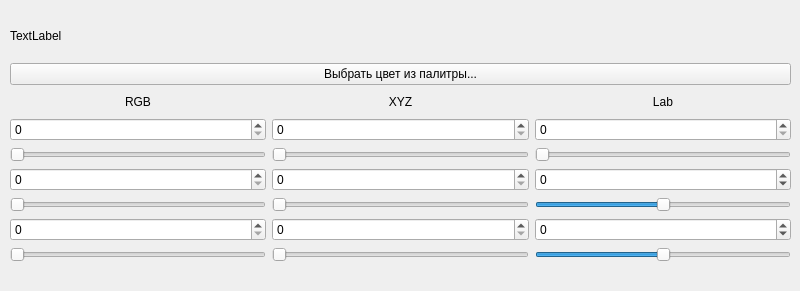
<?xml version="1.0" encoding="UTF-8"?>
<ui version="4.0">
 <class>rgbxyzlab</class>
 <widget class="QWidget" name="rgbxyzlab">
  <property name="geometry">
   <rect>
    <x>0</x>
    <y>0</y>
    <width>800</width>
    <height>291</height>
   </rect>
  </property>
  <property name="windowTitle">
   <string>rgbxyzlab</string>
  </property>
  <widget class="QLabel" name="label">
   <property name="geometry">
    <rect>
     <x>10</x>
     <y>10</y>
     <width>781</width>
     <height>51</height>
    </rect>
   </property>
   <property name="autoFillBackground">
    <bool>false</bool>
   </property>
   <property name="text">
    <string>TextLabel</string>
   </property>
  </widget>
  <widget class="QWidget" name="gridLayoutWidget">
   <property name="geometry">
    <rect>
     <x>10</x>
     <y>63</y>
     <width>781</width>
     <height>226</height>
    </rect>
   </property>
   <layout class="QGridLayout" name="gridLayout">
    <item row="3" column="0">
     <widget class="QSlider" name="horizontalSlider">
      <property name="maximum">
       <number>255</number>
      </property>
      <property name="orientation">
       <enum>Qt::Orientation::Horizontal</enum>
      </property>
     </widget>
    </item>
    <item row="5" column="0">
     <widget class="QSlider" name="horizontalSlider_2">
      <property name="maximum">
       <number>255</number>
      </property>
      <property name="orientation">
       <enum>Qt::Orientation::Horizontal</enum>
      </property>
     </widget>
    </item>
    <item row="5" column="1">
     <widget class="QSlider" name="horizontalSlider_6">
      <property name="maximum">
       <number>100</number>
      </property>
      <property name="orientation">
       <enum>Qt::Orientation::Horizontal</enum>
      </property>
     </widget>
    </item>
    <item row="2" column="1">
     <widget class="QSpinBox" name="spinBox_4">
      <property name="maximum">
       <number>100</number>
      </property>
     </widget>
    </item>
    <item row="5" column="2">
     <widget class="QSlider" name="horizontalSlider_7">
      <property name="minimum">
       <number>-128</number>
      </property>
      <property name="maximum">
       <number>127</number>
      </property>
      <property name="orientation">
       <enum>Qt::Orientation::Horizontal</enum>
      </property>
     </widget>
    </item>
    <item row="2" column="0">
     <widget class="QSpinBox" name="spinBox">
      <property name="maximum">
       <number>255</number>
      </property>
     </widget>
    </item>
    <item row="7" column="2">
     <widget class="QSlider" name="horizontalSlider_9">
      <property name="minimum">
       <number>-128</number>
      </property>
      <property name="maximum">
       <number>127</number>
      </property>
      <property name="orientation">
       <enum>Qt::Orientation::Horizontal</enum>
      </property>
     </widget>
    </item>
    <item row="7" column="0">
     <widget class="QSlider" name="horizontalSlider_3">
      <property name="maximum">
       <number>255</number>
      </property>
      <property name="orientation">
       <enum>Qt::Orientation::Horizontal</enum>
      </property>
     </widget>
    </item>
    <item row="6" column="1">
     <widget class="QSpinBox" name="spinBox_6">
      <property name="maximum">
       <number>100</number>
      </property>
     </widget>
    </item>
    <item row="3" column="1">
     <widget class="QSlider" name="horizontalSlider_4">
      <property name="maximum">
       <number>100</number>
      </property>
      <property name="orientation">
       <enum>Qt::Orientation::Horizontal</enum>
      </property>
     </widget>
    </item>
    <item row="7" column="1">
     <widget class="QSlider" name="horizontalSlider_8">
      <property name="maximum">
       <number>100</number>
      </property>
      <property name="orientation">
       <enum>Qt::Orientation::Horizontal</enum>
      </property>
     </widget>
    </item>
    <item row="1" column="1">
     <widget class="QLabel" name="label_3">
      <property name="text">
       <string>XYZ</string>
      </property>
      <property name="alignment">
       <set>Qt::AlignmentFlag::AlignCenter</set>
      </property>
     </widget>
    </item>
    <item row="1" column="2">
     <widget class="QLabel" name="label_4">
      <property name="text">
       <string>Lab</string>
      </property>
      <property name="alignment">
       <set>Qt::AlignmentFlag::AlignCenter</set>
      </property>
     </widget>
    </item>
    <item row="4" column="0">
     <widget class="QSpinBox" name="spinBox_2">
      <property name="maximum">
       <number>255</number>
      </property>
     </widget>
    </item>
    <item row="6" column="2">
     <widget class="QSpinBox" name="spinBox_9">
      <property name="minimum">
       <number>-128</number>
      </property>
      <property name="maximum">
       <number>127</number>
      </property>
     </widget>
    </item>
    <item row="4" column="1">
     <widget class="QSpinBox" name="spinBox_5">
      <property name="maximum">
       <number>100</number>
      </property>
     </widget>
    </item>
    <item row="1" column="0">
     <widget class="QLabel" name="label_2">
      <property name="text">
       <string>RGB</string>
      </property>
      <property name="alignment">
       <set>Qt::AlignmentFlag::AlignCenter</set>
      </property>
     </widget>
    </item>
    <item row="6" column="0">
     <widget class="QSpinBox" name="spinBox_3">
      <property name="maximum">
       <number>255</number>
      </property>
     </widget>
    </item>
    <item row="0" column="0" colspan="3">
     <widget class="QPushButton" name="pushButton">
      <property name="text">
       <string>Выбрать цвет из палитры...</string>
      </property>
     </widget>
    </item>
    <item row="4" column="2">
     <widget class="QSpinBox" name="spinBox_8">
      <property name="minimum">
       <number>-128</number>
      </property>
      <property name="maximum">
       <number>127</number>
      </property>
     </widget>
    </item>
    <item row="2" column="2">
     <widget class="QSpinBox" name="spinBox_7">
      <property name="maximum">
       <number>100</number>
      </property>
     </widget>
    </item>
    <item row="3" column="2">
     <widget class="QSlider" name="horizontalSlider_5">
      <property name="maximum">
       <number>100</number>
      </property>
      <property name="orientation">
       <enum>Qt::Orientation::Horizontal</enum>
      </property>
     </widget>
    </item>
    <item row="8" column="0" colspan="3">
     <widget class="QLabel" name="label_5">
      <property name="text">
       <string/>
      </property>
     </widget>
    </item>
   </layout>
  </widget>
 </widget>
 <resources/>
 <connections/>
</ui>
